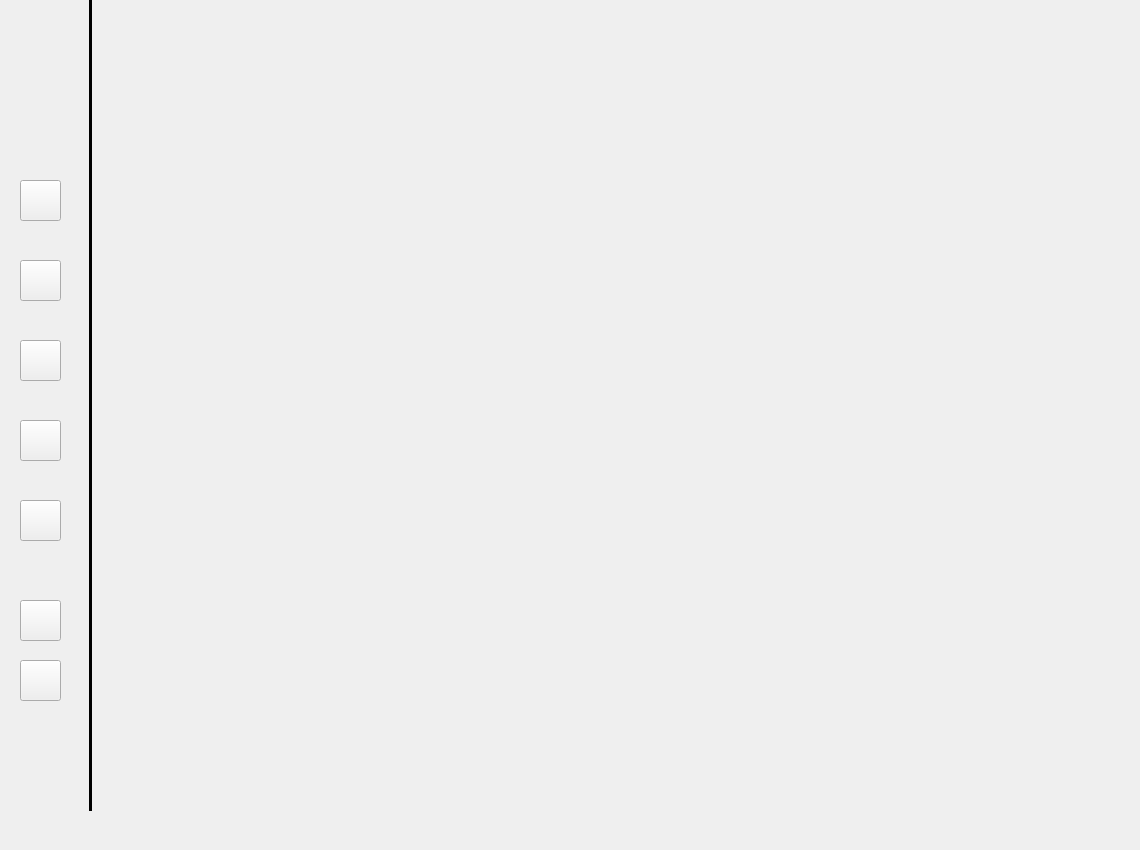
      <widget class="QWidget" name="page_12">
       <widget class="QPushButton" name="reveiw4_2">
        <property name="geometry">
         <rect>
          <x>20</x>
          <y>180</y>
          <width>41</width>
          <height>41</height>
         </rect>
        </property>
        <property name="toolTip">
         <string>Send to Research Reveiw</string>
        </property>
        <property name="text">
         <string/>
        </property>
        <property name="icon">
         <iconset>
          <normaloff>icons/plus-square.svg</normaloff>icons/plus-square.svg</iconset>
        </property>
       </widget>
       <widget class="QPushButton" name="Research7_2">
        <property name="geometry">
         <rect>
          <x>20</x>
          <y>260</y>
          <width>41</width>
          <height>41</height>
         </rect>
        </property>
        <property name="toolTip">
         <string>Add to Research</string>
        </property>
        <property name="text">
         <string/>
        </property>
        <property name="icon">
         <iconset>
          <normaloff>icons/pie-chart.svg</normaloff>icons/pie-chart.svg</iconset>
        </property>
       </widget>
       <widget class="QPushButton" name="conf6_2">
        <property name="geometry">
         <rect>
          <x>20</x>
          <y>340</y>
          <width>41</width>
          <height>41</height>
         </rect>
        </property>
        <property name="toolTip">
         <string>Conference</string>
        </property>
        <property name="text">
         <string/>
        </property>
        <property name="icon">
         <iconset>
          <normaloff>icons/calendar.svg</normaloff>icons/calendar.svg</iconset>
        </property>
       </widget>
       <widget class="QPushButton" name="homeButton4_2">
        <property name="enabled">
         <bool>true</bool>
        </property>
        <property name="geometry">
         <rect>
          <x>20</x>
          <y>80</y>
          <width>40</width>
          <height>40</height>
         </rect>
        </property>
        <property name="minimumSize">
         <size>
          <width>40</width>
          <height>40</height>
         </size>
        </property>
        <property name="maximumSize">
         <size>
          <width>40</width>
          <height>40</height>
         </size>
        </property>
        <property name="cursor">
         <cursorShape>PointingHandCursor</cursorShape>
        </property>
        <property name="mouseTracking">
         <bool>true</bool>
        </property>
        <property name="focusPolicy">
         <enum>Qt::FocusPolicy::StrongFocus</enum>
        </property>
        <property name="toolTip">
         <string>Home</string>
        </property>
        <property name="layoutDirection">
         <enum>Qt::LayoutDirection::LeftToRight</enum>
        </property>
        <property name="autoFillBackground">
         <bool>false</bool>
        </property>
        <property name="text">
         <string/>
        </property>
        <property name="icon">
         <iconset>
          <normaloff>icons/menu.svg</normaloff>icons/menu.svg</iconset>
        </property>
        <property name="iconSize">
         <size>
          <width>22</width>
          <height>22</height>
         </size>
        </property>
        <property name="flat">
         <bool>true</bool>
        </property>
       </widget>
       <widget class="QLabel" name="pic_8">
        <property name="geometry">
         <rect>
          <x>20</x>
          <y>10</y>
          <width>41</width>
          <height>41</height>
         </rect>
        </property>
        <property name="text">
         <string/>
        </property>
        <property name="pixmap">
         <pixmap>build/Desktop_Qt_6_7_3-Debug/icons/user.svg</pixmap>
        </property>
        <property name="scaledContents">
         <bool>true</bool>
        </property>
        <property name="wordWrap">
         <bool>false</bool>
        </property>
       </widget>
       <widget class="QPushButton" name="profile4_2">
        <property name="geometry">
         <rect>
          <x>20</x>
          <y>600</y>
          <width>41</width>
          <height>41</height>
         </rect>
        </property>
        <property name="cursor">
         <cursorShape>PointingHandCursor</cursorShape>
        </property>
        <property name="toolTip">
         <string>User Page</string>
        </property>
        <property name="text">
         <string/>
        </property>
        <property name="icon">
         <iconset>
          <normaloff>icons/user.svg</normaloff>icons/user.svg</iconset>
        </property>
       </widget>
       <widget class="Line" name="line_8">
        <property name="geometry">
         <rect>
          <x>80</x>
          <y>-30</y>
          <width>20</width>
          <height>841</height>
         </rect>
        </property>
        <property name="palette">
         <palette>
          <active>
           <colorrole role="Button">
            <brush brushstyle="SolidPattern">
             <color alpha="255">
              <red>255</red>
              <green>255</green>
              <blue>255</blue>
             </color>
            </brush>
           </colorrole>
           <colorrole role="Base">
            <brush brushstyle="SolidPattern">
             <color alpha="255">
              <red>255</red>
              <green>255</green>
              <blue>255</blue>
             </color>
            </brush>
           </colorrole>
           <colorrole role="Window">
            <brush brushstyle="SolidPattern">
             <color alpha="255">
              <red>255</red>
              <green>255</green>
              <blue>255</blue>
             </color>
            </brush>
           </colorrole>
          </active>
          <inactive>
           <colorrole role="Button">
            <brush brushstyle="SolidPattern">
             <color alpha="255">
              <red>255</red>
              <green>255</green>
              <blue>255</blue>
             </color>
            </brush>
           </colorrole>
           <colorrole role="Base">
            <brush brushstyle="SolidPattern">
             <color alpha="255">
              <red>255</red>
              <green>255</green>
              <blue>255</blue>
             </color>
            </brush>
           </colorrole>
           <colorrole role="Window">
            <brush brushstyle="SolidPattern">
             <color alpha="255">
              <red>255</red>
              <green>255</green>
              <blue>255</blue>
             </color>
            </brush>
           </colorrole>
          </inactive>
          <disabled>
           <colorrole role="Button">
            <brush brushstyle="SolidPattern">
             <color alpha="255">
              <red>255</red>
              <green>255</green>
              <blue>255</blue>
             </color>
            </brush>
           </colorrole>
           <colorrole role="Base">
            <brush brushstyle="SolidPattern">
             <color alpha="255">
              <red>255</red>
              <green>255</green>
              <blue>255</blue>
             </color>
            </brush>
           </colorrole>
           <colorrole role="Window">
            <brush brushstyle="SolidPattern">
             <color alpha="255">
              <red>255</red>
              <green>255</green>
              <blue>255</blue>
             </color>
            </brush>
           </colorrole>
          </disabled>
         </palette>
        </property>
        <property name="cursor">
         <cursorShape>ArrowCursor</cursorShape>
        </property>
        <property name="autoFillBackground">
         <bool>false</bool>
        </property>
        <property name="frameShadow">
         <enum>QFrame::Shadow::Plain</enum>
        </property>
        <property name="lineWidth">
         <number>3</number>
        </property>
        <property name="orientation">
         <enum>Qt::Orientation::Vertical</enum>
        </property>
       </widget>
       <widget class="QPushButton" name="collab7_2">
        <property name="geometry">
         <rect>
          <x>20</x>
          <y>420</y>
          <width>41</width>
          <height>41</height>
         </rect>
        </property>
        <property name="toolTip">
         <string>Collaborations</string>
        </property>
        <property name="text">
         <string/>
        </property>
        <property name="icon">
         <iconset>
          <normaloff>icons/share-2.svg</normaloff>icons/share-2.svg</iconset>
        </property>
       </widget>
       <widget class="QPushButton" name="publication7_2">
        <property name="geometry">
         <rect>
          <x>20</x>
          <y>500</y>
          <width>41</width>
          <height>41</height>
         </rect>
        </property>
        <property name="toolTip">
         <string>Posts</string>
        </property>
        <property name="text">
         <string/>
        </property>
        <property name="icon">
         <iconset>
          <normaloff>icons/send.svg</normaloff>icons/send.svg</iconset>
        </property>
       </widget>
       <widget class="QPushButton" name="modeSwitch4_2">
        <property name="geometry">
         <rect>
          <x>20</x>
          <y>660</y>
          <width>41</width>
          <height>41</height>
         </rect>
        </property>
        <property name="toolTip">
         <string>Mode Toggle</string>
        </property>
        <property name="text">
         <string/>
        </property>
        <property name="icon">
         <iconset>
          <normaloff>icons/sun.svg</normaloff>icons/sun.svg</iconset>
        </property>
       </widget>
       <widget class="QLabel" name="chart_2">
        <property name="geometry">
         <rect>
          <x>710</x>
          <y>60</y>
          <width>421</width>
          <height>271</height>
         </rect>
        </property>
        <property name="text">
         <string/>
        </property>
        <property name="pixmap">
         <pixmap>build/Desktop_Qt_6_7_3-Debug/pie_chart.png</pixmap>
        </property>
        <property name="scaledContents">
         <bool>true</bool>
        </property>
       </widget>
       <widget class="QLabel" name="bar_2">
        <property name="geometry">
         <rect>
          <x>110</x>
          <y>390</y>
          <width>491</width>
          <height>271</height>
         </rect>
        </property>
        <property name="text">
         <string/>
        </property>
        <property name="pixmap">
         <pixmap>build/Desktop_Qt_6_7_3-Debug/bar.png</pixmap>
        </property>
        <property name="scaledContents">
         <bool>true</bool>
        </property>
       </widget>
      </widget>
